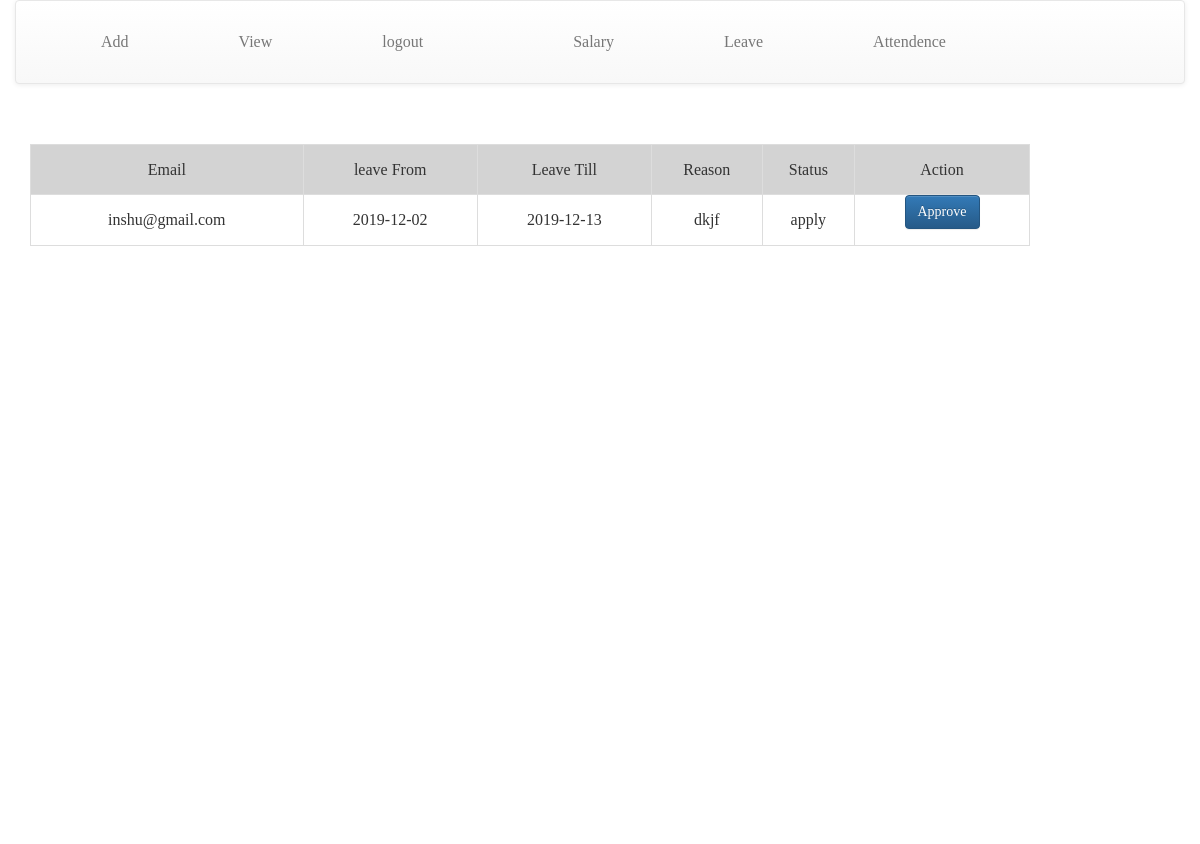
The page /man_leave.php on the database its author committed.
### tables this page shows
CREATE TABLE `empleave` (
  `email` varchar(40) DEFAULT NULL,
  `lf` varchar(40) DEFAULT NULL,
  `lt` varchar(40) DEFAULT NULL,
  `rsn` varchar(100) DEFAULT NULL,
  `status` varchar(40) DEFAULT NULL
);

### man_leave.php (the view, shortened to what this page needs)
<html><head><title>Index</title>
<link rel="stylesheet" href="bootstrap.min.css">
  <link rel="stylesheet" href="bootstrap-theme.min.css">
<link rel="stylesheet" href="font-awesome.min.css">
<link rel="stylesheet" href="hover-min.css">
  <link rel="stylesheet" href="ind.css">
</head>
<body style='font-family:Century Gothic'><div class="container-fluid">
  <nav class="navbar navbar-default" role="navigation">
          <div class="container">
		    <div class="navbar-header">
		    <div class="collapse navbar-collapse" id="navbar-brand-centered">
		     <ul class="nav navbar-nav">
		        <li><a href="view_add_emp.php">Add</a></li>
		        <li><a href="view_all_emp.php">View</a></li>
		        <li><a href="logout.php">logout</a></li>
		      </ul>
		      <ul class="nav navbar-nav navbar-right">
		        <li><a href="man_salary.php">Salary</a></li>
		        <li><a href="man_leave.php">Leave</a></li>
		        <li><a href="man_attendence.php">Attendence</a></li>
		      </ul>
		   </div>
		  </div>
		</nav>
<div class='container'>
<div class='row'>
<div class='col-lg-12'>
<div style='height:700px;width:1000px;margin-top:40px;'><table class='table-bordered' style='text-align:center;width:1000px;'>
	<tr style='height:50px;text-align:center;background-color:lightgray;'><td>Email</td><td>leave From</td><td>Leave Till</td><td>Reason</td><td>Status </td><td>Action</td></tr>
<?php
include'conn.php';
$sql="select * from empleave where status='apply'";
$data=mysqli_query($con,$sql);
if(mysqli_num_rows($data)>0)
{
	while($x=mysqli_fetch_assoc($data))
	{
	echo ("<tr><td>".$x['email']."</td><td>".$x['lf']."</td><td>".$x['lt']."</td><td>".$x['rsn']."</td><td>".$x['status']."</td><td><form action='approve_leave.php' method='post'><button type='submit'class='btn btn-primary' name='t2' value=".$x['email'].">Approve</button></form></td></tr>")	;
	}
	echo "</table><span style='color:blue;font-size:25px;padding-left:500px;'>";
}?>
</table></div>
</div>
</div>
</div>
</body>
</html>

### ind.css (style rules this page uses)
html, body { margin: 0; padding: 0; width: 100%; }
body { font-family: "Helvetica Neue",sans-serif; font-weight: lighter; }
nav { position: fixed; width: 100%; line-height: 60px; }
nav ul { line-height: 60px; list-style: none; background: rgba(0, 0, 0, 0); overflow: hidden; color: #fff; padding: 0; text-align: right; margin: 0; padding-right: 40px; transition: 1s; }
nav ul li { display: inline-block; padding: 16px 40px;; }
nav ul li a { text-decoration: none; color: #fff; font-size: 16px; }

### rows shown on the page
empleave: email "inshu@gmail.com", lf "2019-12-02", lt "2019-12-13", rsn "dkjf", status "apply"
